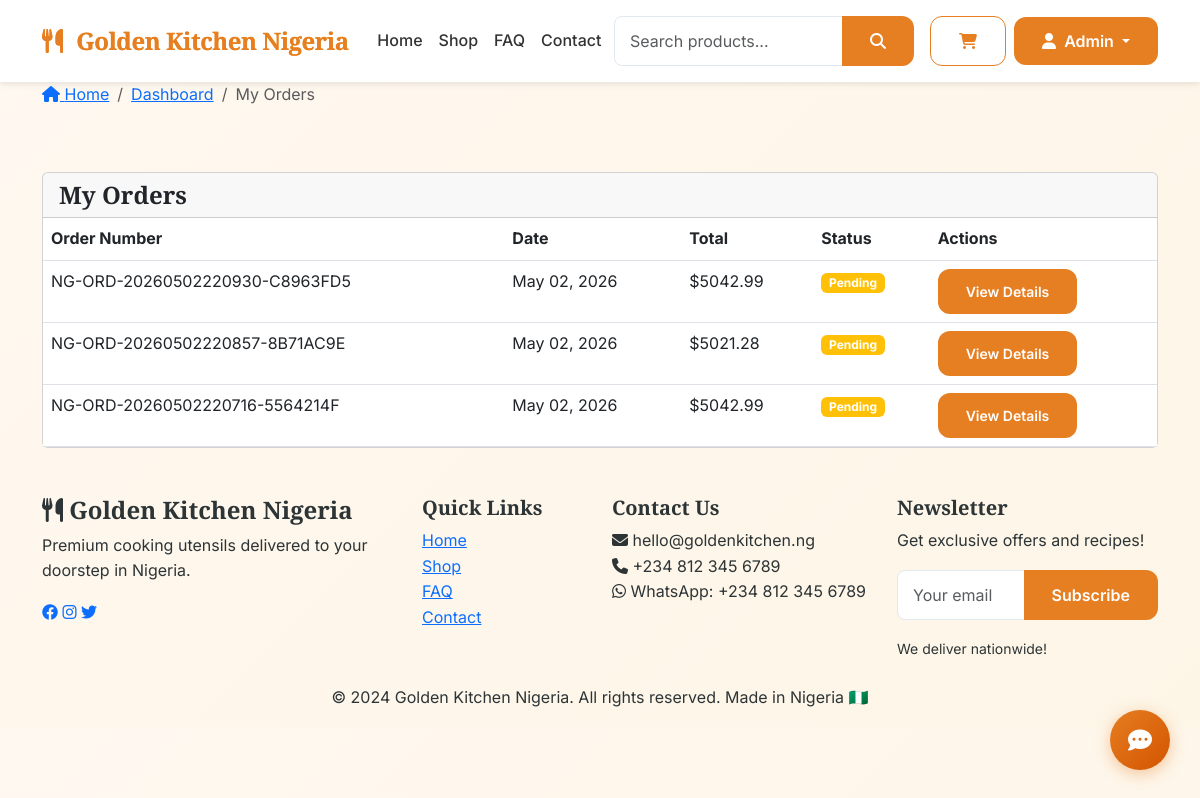
Page /user/orders (signed in) on the committed database.
### app/models.py (models this page shows, shortened)
class User(UserMixin, db.Model):
    __tablename__ = 'users'
    id = db.Column(db.Integer, primary_key=True)
    email = db.Column(db.String(120), unique=True, nullable=False, index=True)
    username = db.Column(db.String(80), unique=True, nullable=False)
    first_name = db.Column(db.String(50))
    last_name = db.Column(db.String(50))
    password_hash = db.Column(db.String(255), nullable=False)
    is_active = db.Column(db.Boolean, default=True)
    is_admin = db.Column(db.Boolean, default=False)
    email_verified = db.Column(db.Boolean, default=True)
    created_at = db.Column(db.DateTime, default=datetime.utcnow)
    last_login = db.Column(db.DateTime)
    phone = db.Column(db.String(20))
    address = db.Column(db.Text)
    city = db.Column(db.String(100))
    state = db.Column(db.String(100))
    postal_code = db.Column(db.String(20))
    country = db.Column(db.String(100), default='USA')
    newsletter_subscribed = db.Column(db.Boolean, default=False)
    total_spent = db.Column(db.Float, default=0.0)
    order_count = db.Column(db.Integer, default=0)

class Order(db.Model):
    __tablename__ = 'orders'
    id = db.Column(db.Integer, primary_key=True)
    order_number = db.Column(db.String(20), unique=True, nullable=False)
    user_id = db.Column(db.Integer, db.ForeignKey('users.id'), nullable=False)
    status = db.Column(db.String(20), default='pending')
    payment_status = db.Column(db.String(20), default='pending')
    payment_method = db.Column(db.String(50))
    subtotal = db.Column(db.Float, default=0.0)
    shipping_cost = db.Column(db.Float, default=0.0)
    tax = db.Column(db.Float, default=0.0)
    discount = db.Column(db.Float, default=0.0)  # Add this field
    coupon_code = db.Column(db.String(50))  # Add this field
    total = db.Column(db.Float, nullable=False)
    shipping_name = db.Column(db.String(200))
    shipping_address = db.Column(db.Text)
    shipping_city = db.Column(db.String(100))
    shipping_state = db.Column(db.String(100))
    shipping_postal_code = db.Column(db.String(20))
    shipping_country = db.Column(db.String(100))
    shipping_phone = db.Column(db.String(20))
    shipping_email = db.Column(db.String(120))
    notes = db.Column(db.Text)
    tracking_number = db.Column(db.String(100))
    tracking_url = db.Column(db.String(255))
    created_at = db.Column(db.DateTime, default=datetime.utcnow)
    updated_at = db.Column(db.DateTime, default=datetime.utcnow, onupdate=datetime.utcnow)
    paid_at = db.Column(db.DateTime)
    shipped_at = db.Column(db.DateTime)
    delivered_at = db.Column(db.DateTime)
    items = db.relationship('OrderItem', backref='order', lazy=True, cascade='all, delete-orphan')

### app/blueprints/user.py (the view)
@user_bp.route('/orders')
@login_required
def orders():
    orders = Order.query.filter_by(user_id=current_user.id).order_by(Order.created_at.desc()).all()
    return render_template('user/orders.html', orders=orders)

### app/__init__.py (called while the page is built)
@login_manager.user_loader
def load_user(user_id):
    from app.models import User
    return User.query.get(int(user_id))

### app/templates/user/orders.html (shortened to what this page needs)
{% extends "base.html" %}
{% block breadcrumb_items %}
<li class="breadcrumb-item"><a href="{{ url_for('user.dashboard') }}">Dashboard</a></li>
<li class="breadcrumb-item active" aria-current="page">My Orders</li>
{% endblock %}
{% block content %}
<div class="orders-page py-5">
    <div class="container">
        <div class="row">
            <div class="col-md-12">
                <div class="card">
                    <div class="card-header">
                        <h4 class="mb-0">My Orders</h4>
                    </div>
                    <div class="card-body p-0">
                        {% if orders %}
                        <div class="table-responsive">
                            <table class="table table-hover mb-0">
                                <thead>
                                    <tr>
                                        <th>Order Number</th>
                                        <th>Date</th>
                                        <th>Total</th>
                                        <th>Status</th>
                                        <th>Actions</th>
                                    </tr>
                                </thead>
                                <tbody>
                                    {% for order in orders %}
                                    <tr>
                                        <td>{{ order.order_number }}</td>
                                        <td>{{ order.created_at.strftime('%B %d, %Y') }}</td>
                                        <td>${{ "%.2f"|format(order.total) }}</td>
                                        <td>
                                            {% if order.status == 'pending' %}
                                            <span class="badge bg-warning">Pending</span>
                                            {% elif order.status == 'processing' %}
                                            <span class="badge bg-info">Processing</span>
                                            {% elif order.status == 'shipped' %}
                                            <span class="badge bg-primary">Shipped</span>
                                            {% elif order.status == 'delivered' %}
                                            <span class="badge bg-success">Delivered</span>
                                            {% elif order.status == 'cancelled' %}
                                            <span class="badge bg-danger">Cancelled</span>
                                            {% endif %}
                                         </td>
                                        <td>
                                            <a href="{{ url_for('user.order_detail', order_id=order.id) }}" class="btn btn-sm btn-terracotta">
                                                View Details
                                            </a>
                                         </td>
                                    </tr>
                                    {% endfor %}
                                </tbody>
                            </table>
                        </div>
                        {% endif %}
                    </div>
                </div>
            </div>
        </div>
    </div>
</div>
{% endblock %}

### app/templates/components/navbar.html (shortened to what this page needs)
<nav class="navbar navbar-expand-lg">
    <div class="container">
        <a class="navbar-brand" href="{{ url_for('main.index') }}">
            <i class="fas fa-utensils me-2"></i>
            Golden Kitchen Nigeria
        </a>
        <div class="collapse navbar-collapse" id="navbarNav">
            <ul class="navbar-nav mx-auto">
                <li class="nav-item"><a class="nav-link" href="{{ url_for('main.index') }}">Home</a></li>
                <li class="nav-item"><a class="nav-link" href="{{ url_for('main.products') }}">Shop</a></li>
                <li class="nav-item"><a class="nav-link" href="{{ url_for('main.faq') }}">FAQ</a></li>
                <li class="nav-item"><a class="nav-link" href="{{ url_for('main.contact') }}">Contact</a></li>
            </ul>
            <div class="search-container me-3">
                <form class="search-form" action="{{ url_for('main.search') }}" method="GET" autocomplete="off">
                    <div class="input-group">
                        <input type="text"
                               name="q"
                               id="searchInput"
                               class="form-control"
                               placeholder="Search products..."
                               aria-label="Search"
                               autocomplete="off">
                        <button class="btn btn-terracotta" type="submit">
                            <i class="fas fa-search"></i>
                        </button>
                    </div>
                </form>
            </div>
            <a href="{{ url_for('cart.view_cart') }}" class="btn btn-outline-terracotta position-relative me-2">
                <i class="fas fa-shopping-cart"></i>
            </a>
            {% if current_user.is_authenticated %}
            <div class="dropdown">
                <button class="btn btn-terracotta dropdown-toggle" data-bs-toggle="dropdown">
                    <i class="fas fa-user me-1"></i>
                    {{ current_user.first_name or current_user.username }}
                </button>
            </div>
            {% endif %}
        </div>
    </div>
</nav>

### app/static/css/style.css (style rules this page uses)
:root { --terracotta: #E67E22; --terracotta-light: #F39C12; --terracotta-dark: #D35400; --gold: #FFD700; --gold-light: #FFE44D; --gold-dark: #CCA800; --warm-orange: #F5A623; --clay: #C0392B; --sand: #FDEBD0; --cream: #FFF8F0; --dark-charcoal: #2C3E50; --light-gray: #F7F9FC; --medium-gray: #E2E8F0; --text-dark: #2D3436; --text-light: #636E72; --gradient-primary: linear-gradient(135deg, var(--terracotta) 0%, var(--terracotta-light) 100%); --gradient-dark: linear-gradient(135deg, var(--terracotta-dark) 0%, var(--terracotta) 100%); --gradient-gold: linear-gradient(135deg, var(--gold) 0%, var(--gold-dark) 100%); --gradient-bg: linear-gradient(135deg, var(--cream) 0%, #FDF5E6 100%); --shadow-sm: 0 2px 4px rgba(0,0,0,0.05); --shadow-md: 0 4px 6px rgba(0,0,0,0.07); --shadow-lg: 0 10px 25px rgba(0,0,0,0.1); --shadow-xl: 0 20px 40px rgba(0,0,0,0.15); --shadow-hover: 0 20px 35px rgba(230,126,34,0.15); --radius-sm: 8px; --radius-md: 12px; --radius-lg: 20px; --radius-xl: 30px; }
* { margin: 0; padding: 0; box-sizing: border-box; }
body { font-family: 'Inter', sans-serif; color: var(--text-dark); background: var(--gradient-bg); line-height: 1.6; overflow-x: hidden; }
h1, h2, h3, h4, h5, h6 { font-family: 'Playfair Display', serif; font-weight: 600; }
.navbar { padding: 1rem 0; background: white !important; }
.navbar-brand { font-family: 'Playfair Display', serif; font-size: 1.8rem; font-weight: 700; background: var(--gradient-primary); -webkit-background-clip: text; background-clip: text; color: transparent; letter-spacing: -0.5px; }
.navbar-brand i { color: var(--terracotta); background: none; -webkit-background-clip: unset; background-clip: unset; }
.nav-link { font-weight: 500; color: var(--text-dark); transition: all 0.3s ease; position: relative; }
.nav-link::after { content: ''; position: absolute; bottom: -5px; left: 50%; transform: translateX(-50%); width: 0; height: 2px; background: var(--gradient-primary); transition: width 0.3s ease; }
.btn { padding: 12px 28px; font-weight: 600; border-radius: var(--radius-md); transition: all 0.3s ease; position: relative; overflow: hidden; }
.btn::before { content: ''; position: absolute; top: 50%; left: 50%; width: 0; height: 0; background: rgba(255,255,255,0.2); border-radius: 50%; transform: translate(-50%, -50%); transition: width 0.6s, height 0.6s; }
.btn-terracotta { background: var(--gradient-primary); border: none; color: white; }
.btn-outline-terracotta { border: 2px solid var(--terracotta); background: transparent; color: var(--terracotta); }
.form-control, .form-select { border: 1px solid var(--medium-gray); border-radius: var(--radius-sm); padding: 12px 15px; transition: all 0.3s ease; }

### app/templates/components/navbar.html (style rules this page uses)
.search-container { position: relative; width: 300px; }
.search-form { width: 100%; }
.navbar { background: white; box-shadow: 0 2px 10px rgba(0,0,0,0.05); padding: 1rem 0; }
.navbar-brand { font-size: 1.5rem; font-weight: 700; color: #E67E22; }
.nav-link { font-weight: 500; color: #333; transition: color 0.3s ease; }
.btn-terracotta { background: #E67E22; border: none; color: white; }
.btn-outline-terracotta { border: 1px solid #E67E22; color: #E67E22; background: transparent; }

### rows in the picture
User: first_name "Admin"
Order: order_number "NG-ORD-20260502220930-C8963FD5", created_at "May 02, 2026", total "5042.99", status "Pending"
Order: order_number "NG-ORD-20260502220857-8B71AC9E", created_at "May 02, 2026", total "5021.28", status "Pending"
Order: order_number "NG-ORD-20260502220716-5564214F", created_at "May 02, 2026", total "5042.99", status "Pending"
